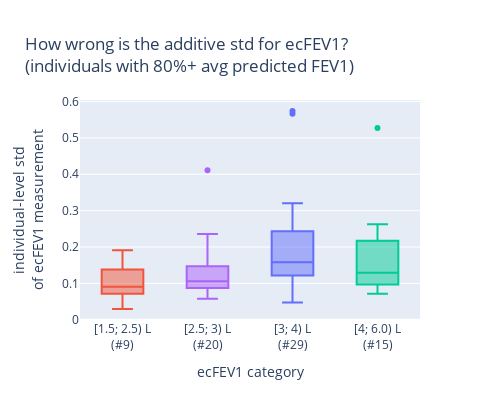

Notebook code for this chart:
### Code cell
stmp = df.groupby("ID")["ecFEV1 % Predicted"].agg("mean").sort_values()

# Remove unhealthy individuals
health_threshold = 80
ids_healthy = stmp[stmp > health_threshold].index
df1 = df[df.ID.isin(ids_healthy)]

# Remove individuals with less than 10 measurements
df1 = df1.groupby("ID").filter(lambda x: len(x) > 10)

# Cut the data in 3 bins of FEV1 values between 0 and 6
min = np.floor(df1.ecFEV1.min() * 10) / 10
max = np.ceil(df1.ecFEV1.max() * 10) / 10
bins = [min, 2.5, 3, 4, max]
cat1 = f"[{bins[0]}; {bins[1]}) L"
cat2 = f"[{bins[1]}; {bins[2]}) L"
cat3 = f"[{bins[2]}; {bins[3]}) L"
cat4 = f"[{bins[3]}; {bins[4]}) L"
cat1_midbin = (bins[0] + bins[1]) / 2
cat2_midbin = (bins[1] + bins[2]) / 2
cat3_midbin = (bins[2] + bins[3]) / 2
cat4_midbin = (bins[3] + bins[4]) / 2

# Create dataframe
s_std = df1.groupby("ID")["ecFEV1"].mean()
df_std = pd.DataFrame(s_std)
# Compute the std for those individuals
df_std["individual-level std<br>of ecFEV1 measurement"] = df1.groupby("ID")[
    "ecFEV1"
].std()
# Cut the avg FEV1 in 3 bins
df_std["ecFEV1 category"] = pd.cut(
    df_std["ecFEV1"], bins, labels=[cat1, cat2, cat3, cat4]
)
value_counts = df_std.value_counts("ecFEV1 category")
cat1_val = f"{cat1}<br>(#{value_counts[cat1]})"
cat2_val = f"{cat2}<br>(#{value_counts[cat2]})"
cat3_val = f"{cat3}<br>(#{value_counts[cat3]})"
cat4_val = f"{cat4}<br>(#{value_counts[cat4]})"
# Rename the bins in ecFEV1 category
df_std["ecFEV1 category"] = df_std["ecFEV1 category"].replace(
    {cat1: cat1_val, cat2: cat2_val, cat3: cat3_val, cat4: cat4_val}
)

# Using px plot boxplots for each category
# fig = px.box(dftmp, x="ecFEV1 category", y="ecFEV1", color="ecFEV1 category", title="ecFEV1 distribution per FEV1 category")
title = f"How wrong is the additive std for ecFEV1?<br>(individuals with {health_threshold}%+ avg predicted FEV1)"
fig = px.box(
    df_std,
    x="ecFEV1 category",
    y="individual-level std<br>of ecFEV1 measurement",
    color="ecFEV1 category",
    title=title,
)

# Enforce cat order on plot
fig.update_xaxes(
    categoryorder="array", categoryarray=[cat1_val, cat2_val, cat3_val, cat4_val]
)
# Apply colors to cat1_val in red
for i in range(4):
    if fig.data[i].name == cat1_val:
        fig.data[i].marker.color = "#EF553B"
    elif fig.data[i].name == cat2_val:
        fig.data[i].marker.color = "#AB63FA"
    elif fig.data[i].name == cat3_val:
        fig.data[i].marker.color = "#636EFA"
    else:
        fig.data[i].marker.color = "#00CC96"


# Hide legend
fig.update_layout(showlegend=False, width=500, height=400)
fig.show()
# Write image
fig.write_image(f"{dh.get_path_to_main()}PlotsBreathe/FEV1_modelling/{title}.pdf")

### Figure 1 — Plotly figure (JSON) as saved in the notebook; plotly's stock layout.template omitted (floating-point values rounded to 4 significant figures)
{"data": [{"alignmentgroup": "True", "hovertemplate": "ecFEV1 category=%{x}<br>individual-level std<br>of ecFEV1 measurement=%{y}<extra></extra>", "legendgroup": "[3; 4) L<br>(#29)", "marker": {"color": "#636EFA"}, "name": "[3; 4) L<br>(#29)", "notched": false, "offsetgroup": "[3; 4) L<br>(#29)", "orientation": "v", "showlegend": true, "type": "box", "x": ["[3; 4) L<br>(#29)", "[3; 4) L<br>(#29)", "[3; 4) L<br>(#29)", "[3; 4) L<br>(#29)", "[3; 4) L<br>(#29)", "[3; 4) L<br>(#29)", "[3; 4) L<br>(#29)", "[3; 4) L<br>(#29)", "[3; 4) L<br>(#29)", "[3; 4) L<br>(#29)", "[3; 4) L<br>(#29)", "[3; 4) L<br>(#29)", "[3; 4) L<br>(#29)", "[3; 4) L<br>(#29)", "[3; 4) L<br>(#29)", "[3; 4) L<br>(#29)", "[3; 4) L<br>(#29)", "[3; 4) L<br>(#29)", "[3; 4) L<br>(#29)", "[3; 4) L<br>(#29)", "[3; 4) L<br>(#29)", "[3; 4) L<br>(#29)", "[3; 4) L<br>(#29)", "[3; 4) L<br>(#29)", "[3; 4) L<br>(#29)", "[3; 4) L<br>(#29)", "[3; 4) L<br>(#29)", "[3; 4) L<br>(#29)", "[3; 4) L<br>(#29)"], "x0": " ", "xaxis": "x", "y": [0.5738, 0.2427, 0.3205, 0.1816, 0.2463, 0.1609, 0.07014, 0.109, 0.258, 0.1583, 0.1259, 0.1203, 0.08915, 0.0475, 0.1388, 0.1268, 0.05348, 0.5663, 0.1676, 0.059, 0.1506, 0.1739, 0.1459, 0.2513, 0.156, 0.2605, 0.1221, 0.158, 0.1837], "y0": " ", "yaxis": "y"}, {"alignmentgroup": "True", "hovertemplate": "ecFEV1 category=%{x}<br>individual-level std<br>of ecFEV1 measurement=%{y}<extra></extra>", "legendgroup": "[4; 6.0) L<br>(#15)", "marker": {"color": "#00CC96"}, "name": "[4; 6.0) L<br>(#15)", "notched": false, "offsetgroup": "[4; 6.0) L<br>(#15)", "orientation": "v", "showlegend": true, "type": "box", "x": ["[4; 6.0) L<br>(#15)", "[4; 6.0) L<br>(#15)", "[4; 6.0) L<br>(#15)", "[4; 6.0) L<br>(#15)", "[4; 6.0) L<br>(#15)", "[4; 6.0) L<br>(#15)", "[4; 6.0) L<br>(#15)", "[4; 6.0) L<br>(#15)", "[4; 6.0) L<br>(#15)", "[4; 6.0) L<br>(#15)", "[4; 6.0) L<br>(#15)", "[4; 6.0) L<br>(#15)", "[4; 6.0) L<br>(#15)", "[4; 6.0) L<br>(#15)", "[4; 6.0) L<br>(#15)"], "x0": " ", "xaxis": "x", "y": [0.2622, 0.1161, 0.5273, 0.214, 0.1295, 0.2624, 0.2184, 0.2004, 0.09088, 0.08615, 0.1964, 0.08218, 0.1163, 0.07145, 0.1233], "y0": " ", "yaxis": "y"}, {"alignmentgroup": "True", "hovertemplate": "ecFEV1 category=%{x}<br>individual-level std<br>of ecFEV1 measurement=%{y}<extra></extra>", "legendgroup": "[2.5; 3) L<br>(#20)", "marker": {"color": "#AB63FA"}, "name": "[2.5; 3) L<br>(#20)", "notched": false, "offsetgroup": "[2.5; 3) L<br>(#20)", "orientation": "v", "showlegend": true, "type": "box", "x": ["[2.5; 3) L<br>(#20)", "[2.5; 3) L<br>(#20)", "[2.5; 3) L<br>(#20)", "[2.5; 3) L<br>(#20)", "[2.5; 3) L<br>(#20)", "[2.5; 3) L<br>(#20)", "[2.5; 3) L<br>(#20)", "[2.5; 3) L<br>(#20)", "[2.5; 3) L<br>(#20)", "[2.5; 3) L<br>(#20)", "[2.5; 3) L<br>(#20)", "[2.5; 3) L<br>(#20)", "[2.5; 3) L<br>(#20)", "[2.5; 3) L<br>(#20)", "[2.5; 3) L<br>(#20)", "[2.5; 3) L<br>(#20)", "[2.5; 3) L<br>(#20)", "[2.5; 3) L<br>(#20)", "[2.5; 3) L<br>(#20)", "[2.5; 3) L<br>(#20)"], "x0": " ", "xaxis": "x", "y": [0.4109, 0.1349, 0.08638, 0.09959, 0.08998, 0.1013, 0.06689, 0.08858, 0.1461, 0.1487, 0.1666, 0.05822, 0.1848, 0.2359, 0.07506, 0.121, 0.1181, 0.06285, 0.0921, 0.1107], "y0": " ", "yaxis": "y"}, {"alignmentgroup": "True", "hovertemplate": "ecFEV1 category=%{x}<br>individual-level std<br>of ecFEV1 measurement=%{y}<extra></extra>", "legendgroup": "[1.5; 2.5) L<br>(#9)", "marker": {"color": "#EF553B"}, "name": "[1.5; 2.5) L<br>(#9)", "notched": false, "offsetgroup": "[1.5; 2.5) L<br>(#9)", "orientation": "v", "showlegend": true, "type": "box", "x": ["[1.5; 2.5) L<br>(#9)", "[1.5; 2.5) L<br>(#9)", "[1.5; 2.5) L<br>(#9)", "[1.5; 2.5) L<br>(#9)", "[1.5; 2.5) L<br>(#9)", "[1.5; 2.5) L<br>(#9)", "[1.5; 2.5) L<br>(#9)", "[1.5; 2.5) L<br>(#9)", "[1.5; 2.5) L<br>(#9)"], "x0": " ", "xaxis": "x", "y": [0.1913, 0.08012, 0.02974, 0.08676, 0.09911, 0.09074, 0.04688, 0.1422, 0.1366], "y0": " ", "yaxis": "y"}], "layout": {"boxmode": "overlay", "height": 400, "legend": {"title": {"text": "ecFEV1 category"}, "tracegroupgap": 0}, "showlegend": false, "title": {"text": "How wrong is the additive std for ecFEV1?<br>(individuals with 80%+ avg predicted FEV1)"}, "width": 500, "xaxis": {"anchor": "y", "categoryarray": ["[1.5; 2.5) L<br>(#9)", "[2.5; 3) L<br>(#20)", "[3; 4) L<br>(#29)", "[4; 6.0) L<br>(#15)"], "categoryorder": "array", "domain": [0, 1], "title": {"text": "ecFEV1 category"}}, "yaxis": {"anchor": "x", "domain": [0, 1], "title": {"text": "individual-level std<br>of ecFEV1 measurement"}}}}
